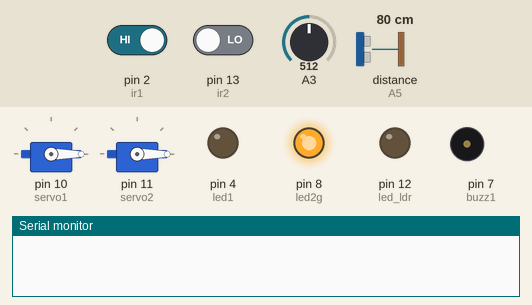
The sketch below on a simulated Arduino Uno, built with avr-gcc and run on an emulated ATmega328P. Shown: 2 × servo, output pins drawn as LEDs (lit = HIGH), buzzer (waves = sounding, pin HIGH), the last lines printed to the serial monitor. Wiring (inferred from the names in the program): ultrasonic range finder: trigger A4; echo A5. The inputs (shaded band) are chosen by the test bench; at power-on: pin 2 (ir1) HIGH, distance to the obstacle (sensor on A5) 80 cm, pin 13 (ir2) LOW, A3 = 512. The echo pulse lasts 58.3 µs per cm; pins used as bus, display or sensor lines are not drawn.

Above: at 1.2 s.
1.3 s: pin 2 (ir1) driven LOW
At 2.5 s:
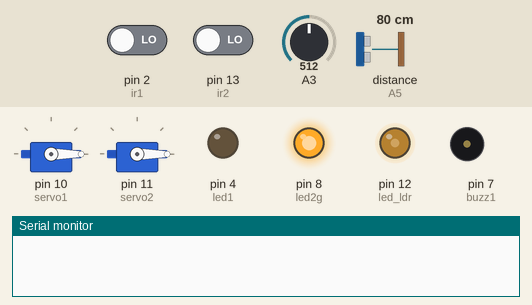
2.8 s: distance to the obstacle (sensor on A5) set to 2 cm
At 6.71 s:
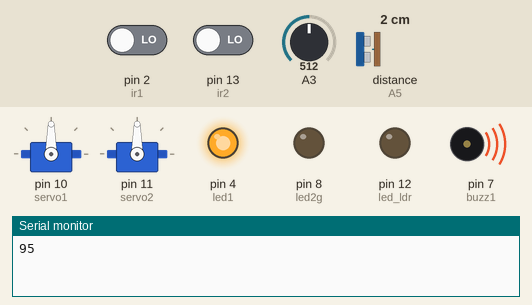
8.8 s: distance to the obstacle (sensor on A5) set to 9 cm
At 8.91 s:
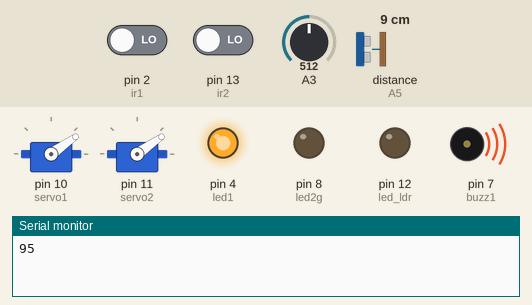
11.8 s: distance to the obstacle (sensor on A5) set to 4 cm
At 12.11 s:
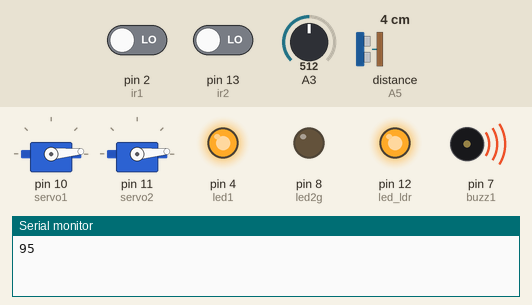
Timing chart, 0 to 15.8 s (numbered marks = the images above; inputs shaded):
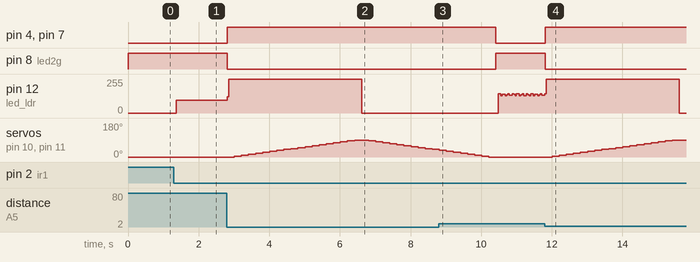

Measured:
- after the input at 1.3 s, pin 12 (led_ldr): 0/255 → 96/255 after 0.07 s
- after the input at 2.8 s, pin 4 (led1), pin 7 (buzz1): LOW → HIGH at once; pin 8 (led2g): HIGH → LOW at once; pin 12 (led_ldr): 96/255 → 255/255 at once, → 0/255 3.8 s later; servo on pin 10 (servo1), servo on pin 11 (servo2): rises from 0° to 90° in 3.4 s, then falls to 40° in 2.2 s
- after the input at 8.8 s, pin 4 (led1), pin 7 (buzz1): goes on until 10.4 s, then stays LOW; pin 8 (led2g): goes on until 10.4 s, then stays HIGH; servo on pin 10 (servo1), servo on pin 11 (servo2): goes on until 10.2 s, then stays 0°
- after the input at 11.8 s, pin 4 (led1), pin 7 (buzz1): LOW → HIGH at once; pin 8 (led2g): HIGH → LOW at once; servo on pin 10 (servo1), servo on pin 11 (servo2): moves from 0° to 90° over 3.4 s, starting after 0.21 s

The sketch:

A7_Tasks.ino
```cpp
#include <Servo.h>
Servo servo1;
Servo servo2;

int ir1 = 2;
int ir2 = 13;
int led1 = 4;
int buzz1 = 7;
int led2g = 8;
int i;
int check1;
int check2;
bool bool1;


int v_ldr;
int led_ldr = 12;

int trig1 = A4;
int echo1 = A5;
float dis1;
float dura1;

void setup()
{
  servo1.attach(10);
  servo2.attach(11);

  pinMode(led1, OUTPUT);
  pinMode(trig1, OUTPUT);
  pinMode(echo1, INPUT);
  pinMode(ir1, INPUT);
  pinMode(ir2, INPUT);
  pinMode(led_ldr, OUTPUT);
  pinMode(buzz1, OUTPUT);
  pinMode(led2g, OUTPUT);
  Serial.begin(9600);
}

void loop()
{

  servo1.write(0);
  servo2.write(0);
  bool1 = false;

  digitalWrite(led2g, HIGH);

  digitalWrite(trig1, LOW);
  delay(3);
  digitalWrite(trig1, HIGH);
  delayMicroseconds(10);
  digitalWrite(trig1, LOW);
  dura1 = pulseIn(echo1, HIGH);
  dis1 = (dura1 * 0.034)/2;

  check1 = digitalRead(ir1);


  v_ldr = analogRead(A3);
  //Serial.println(dis1);
  //Serial.println(v_ldr);
  if(check1 == LOW && v_ldr > 300)
  {
  digitalWrite(led_ldr, HIGH);
  delay(5);
  }
  //else
  //{
  //digitalWrite(led_ldr, LOW);
  //}

  if (check1 == LOW && dis1 <= 5) {
    //servo1.write(0);
    //delay(100);

    //servo2.write(0);
    //delay(100);

    // buzzer/led on
    digitalWrite(led2g, LOW);
    digitalWrite(led1, HIGH);
    digitalWrite(buzz1, HIGH);
    for(i = 0; i <= 90; i = i + 5)
    {
    servo1.write(i);
    servo2.write(i);
    delay(200);
    }
    //delay(3000);

    // buzzer/led off


    Serial.println(i);
    while(bool1 == false){
      check2 = digitalRead(ir2);
      //Serial.println(bool1);
      if (check2 == LOW && i == 95){
        digitalWrite(led_ldr, LOW);
        for(i = 90; i >= 0 ; i = i - 5)
        {
          servo1.write(i);
          servo2.write(i);
          delay(200);
        }
        digitalWrite(led1, LOW);
        digitalWrite(buzz1, LOW);
        digitalWrite(led2g, HIGH);
        bool1 = true;
      }
    }
  }
  digitalWrite(led_ldr, LOW);
}
//sketch_dec5a.ino
```
